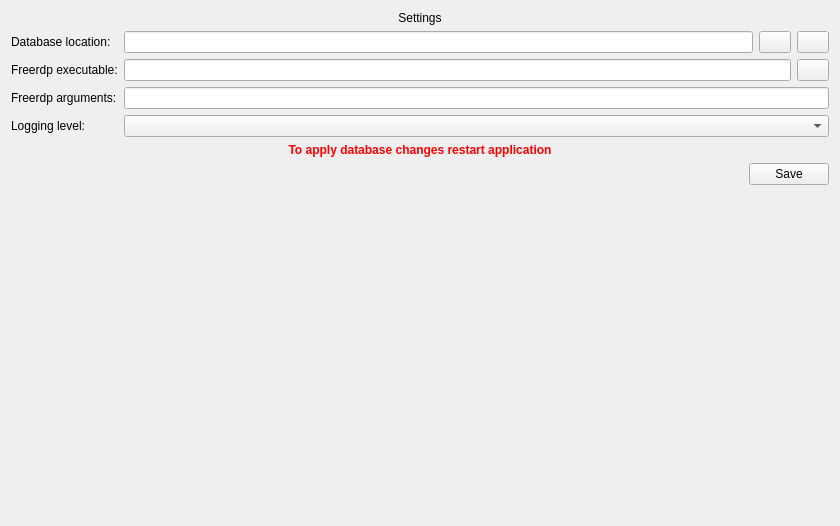
<?xml version="1.0" encoding="UTF-8"?>
<ui version="4.0">
 <class>SettingsPage</class>
 <widget class="QWidget" name="SettingsPage">
  <property name="geometry">
   <rect>
    <x>0</x>
    <y>0</y>
    <width>840</width>
    <height>526</height>
   </rect>
  </property>
  <property name="windowTitle">
   <string>Settings</string>
  </property>
  <layout class="QVBoxLayout" name="verticalLayout">
   <item>
    <widget class="QLabel" name="label">
     <property name="layoutDirection">
      <enum>Qt::LeftToRight</enum>
     </property>
     <property name="text">
      <string>Settings</string>
     </property>
     <property name="alignment">
      <set>Qt::AlignCenter</set>
     </property>
    </widget>
   </item>
   <item>
    <layout class="QGridLayout" name="gridLayout">
     <item row="3" column="0">
      <widget class="QLabel" name="logging_level_label">
       <property name="text">
        <string>Logging level:</string>
       </property>
      </widget>
     </item>
     <item row="0" column="1">
      <widget class="QLineEdit" name="database_location">
       <property name="enabled">
        <bool>true</bool>
       </property>
       <property name="readOnly">
        <bool>true</bool>
       </property>
      </widget>
     </item>
     <item row="1" column="0">
      <widget class="QLabel" name="freerdp_exec_label">
       <property name="text">
        <string>Freerdp executable:</string>
       </property>
      </widget>
     </item>
     <item row="0" column="0">
      <widget class="QLabel" name="database_location_label">
       <property name="text">
        <string>Database location:</string>
       </property>
      </widget>
     </item>
     <item row="0" column="3">
      <widget class="QPushButton" name="master_key_button">
       <property name="maximumSize">
        <size>
         <width>32</width>
         <height>32</height>
        </size>
       </property>
       <property name="focusPolicy">
        <enum>Qt::NoFocus</enum>
       </property>
       <property name="text">
        <string/>
       </property>
       <property name="icon">
        <iconset resource="../resources/resources.qrc">
         <normaloff>:/ico/key.svg</normaloff>:/ico/key.svg</iconset>
       </property>
       <property name="checkable">
        <bool>false</bool>
       </property>
      </widget>
     </item>
     <item row="3" column="1" colspan="3">
      <widget class="QComboBox" name="logging_level"/>
     </item>
     <item row="1" column="3">
      <widget class="QPushButton" name="freerdp_executable_button">
       <property name="maximumSize">
        <size>
         <width>32</width>
         <height>32</height>
        </size>
       </property>
       <property name="text">
        <string/>
       </property>
       <property name="icon">
        <iconset resource="../resources/resources.qrc">
         <normaloff>:/ico/open.svg</normaloff>:/ico/open.svg</iconset>
       </property>
      </widget>
     </item>
     <item row="2" column="0">
      <widget class="QLabel" name="freerdp_args_label">
       <property name="text">
        <string>Freerdp arguments:</string>
       </property>
      </widget>
     </item>
     <item row="2" column="1" colspan="3">
      <widget class="QLineEdit" name="freerdp_arguments"/>
     </item>
     <item row="0" column="2">
      <widget class="QPushButton" name="database_location_button">
       <property name="maximumSize">
        <size>
         <width>32</width>
         <height>32</height>
        </size>
       </property>
       <property name="text">
        <string/>
       </property>
       <property name="icon">
        <iconset resource="../resources/resources.qrc">
         <normaloff>:/ico/open.svg</normaloff>:/ico/open.svg</iconset>
       </property>
      </widget>
     </item>
     <item row="1" column="1" colspan="2">
      <widget class="QLineEdit" name="freerdp_executable"/>
     </item>
    </layout>
   </item>
   <item>
    <widget class="QLabel" name="information_label">
     <property name="enabled">
      <bool>true</bool>
     </property>
     <property name="font">
      <font>
       <weight>75</weight>
       <bold>true</bold>
      </font>
     </property>
     <property name="styleSheet">
      <string notr="true">color: red</string>
     </property>
     <property name="text">
      <string>To apply database changes restart application</string>
     </property>
     <property name="alignment">
      <set>Qt::AlignCenter</set>
     </property>
     <property name="wordWrap">
      <bool>false</bool>
     </property>
    </widget>
   </item>
   <item>
    <layout class="QHBoxLayout" name="horizontalLayout">
     <item>
      <spacer name="horizontalSpacer">
       <property name="orientation">
        <enum>Qt::Horizontal</enum>
       </property>
       <property name="sizeHint" stdset="0">
        <size>
         <width>678</width>
         <height>20</height>
        </size>
       </property>
      </spacer>
     </item>
     <item>
      <widget class="QPushButton" name="save_button">
       <property name="text">
        <string>Save</string>
       </property>
      </widget>
     </item>
    </layout>
   </item>
   <item>
    <spacer name="verticalSpacer">
     <property name="orientation">
      <enum>Qt::Vertical</enum>
     </property>
     <property name="sizeHint" stdset="0">
      <size>
       <width>20</width>
       <height>347</height>
      </size>
     </property>
    </spacer>
   </item>
  </layout>
 </widget>
 <tabstops>
  <tabstop>database_location</tabstop>
  <tabstop>freerdp_executable</tabstop>
  <tabstop>freerdp_arguments</tabstop>
 </tabstops>
 <resources>
  <include location="../resources/resources.qrc"/>
 </resources>
 <connections/>
</ui>
